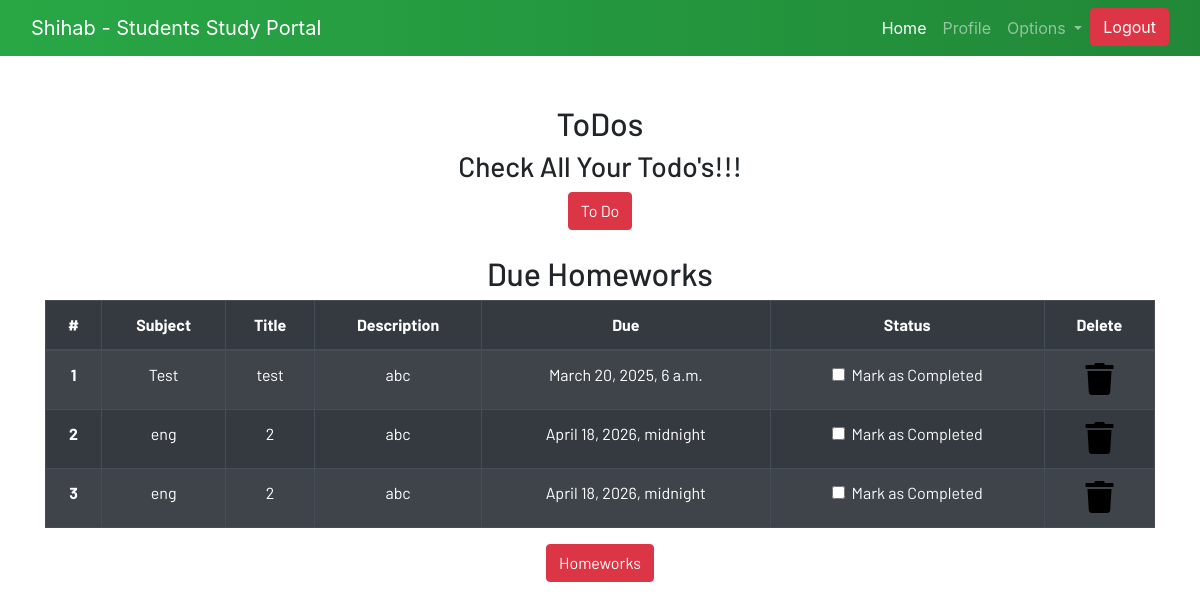
/profile/ (signed in), run on the app's committed database.
### dashboard/models.py (models this page shows, shortened)
class Homework(models.Model):
    user = models.ForeignKey(User, on_delete=models.CASCADE)
    subject = models.CharField(max_length=50)
    title = models.CharField(max_length=100)
    description = models.TextField()
    due = models.DateTimeField()
    is_finished = models.BooleanField(default=False)

### dashboard/views.py (the view)
# urls.py: path('profile/',dash_views.profile, name='profile'),
def profile(request):
    homeworks = Homework.objects.filter(is_finished=False,user=request.user)
    if len(homeworks) == 0:
        homework_done = True
    else:
        homework_done = False
    context = {
        'homeworks': homeworks,
        'homework_done': homework_done,
    }
    return render(request, "dashboard/profile.html", context)

### dashboard/templates/dashboard/profile.html (shortened to what this page needs)
{% extends 'dashboard/base.html' %}
{% load static %}
{% load crispy_forms_tags%}
{% block content %}
<section class="text-center">
    <div class="container">
        <h2>ToDos</h2>
        <h3>Check All Your Todo's!!!</h3>
        <a href="https://shihabtodo.pythonanywhere.com/login/?next=/" class="btn btn-danger">To Do</a>
        <br><br>
        {% if not homework_done %}
        <h2>Due Homeworks</h2>
        <table class="table table-striped table-bordered table-hover table-dark">
            <thead>
                <tr>
                    <th scope="col">#</th>
                    <th scope="col">Subject</th>
                    <th scope="col">Title</th>
                    <th scope="col">Description</th>
                    <th scope="col">Due</th>
                    <th scope="col">Status</th>
                    <th scope="col">Delete</th>
                </tr>
            </thead>
            <tbody>
                {% for homework in homeworks %}
                <tr>
                    <th scope="row">{{forloop.counter}}</th>
                    <td>{{homework.subject}}</td>
                    <td>{{homework.title}}</td>
                    <td>{{homework.description}}</td>
                    <td>{{homework.due}}</td>
                    <td>
                        <a href="{% url "update-homework" homework.id%}">
                            <div class="form-check">
                                {% if homework.is_finished == True %}
                                <input class="form-check-input" type="checkbox" value="" checked>
                                {% else %}
                                <input class="form-check-input" type="checkbox" value="">
                                {% endif %}
                                <label class="form-check-label text-light" for="flexCheckDefault">
                                    Mark as Completed
                                </label>
                            </div>
                        </a>
                    </td>
                    <td><a href="{% url "delete-homework" homework.id %}"><i class="fa fa-trash fa-2x"></i></a></td>
                </tr>
                {% endfor %}
            </tbody>
        </table>
        {% else %}
        <h3>All To homeworks are completed!!!!</h3>
        {% endif %}
        <a href="{% url "homework" %}" class="btn btn-danger">Homeworks</a>
    </div>
</section>
{% endblock content %}

### static/css/main.css (style rules this page uses)
html { scroll-behavior: smooth; height: 100%; width: 100%; }
a { text-decoration: none !important; color: black; }
html, body { max-width: 100%; overflow-x: hidden; height: 100%; width: 100%; }
body { background: linear-gradient(rgb(255, 255, 255), rgba(255, 255, 255, 0.5)); overflow-x: hidden; background-repeat: no-repeat; }
.fa { color: black; }

### data on the page
Homework: subject "Test", title "test", description "abc", due "March 20, 2025, 6 a.m."
Homework: subject "eng", title "2", description "abc", due "April 18, 2026, midnight"
Homework: subject "eng", title "2", description "abc", due "April 18, 2026, midnight"
